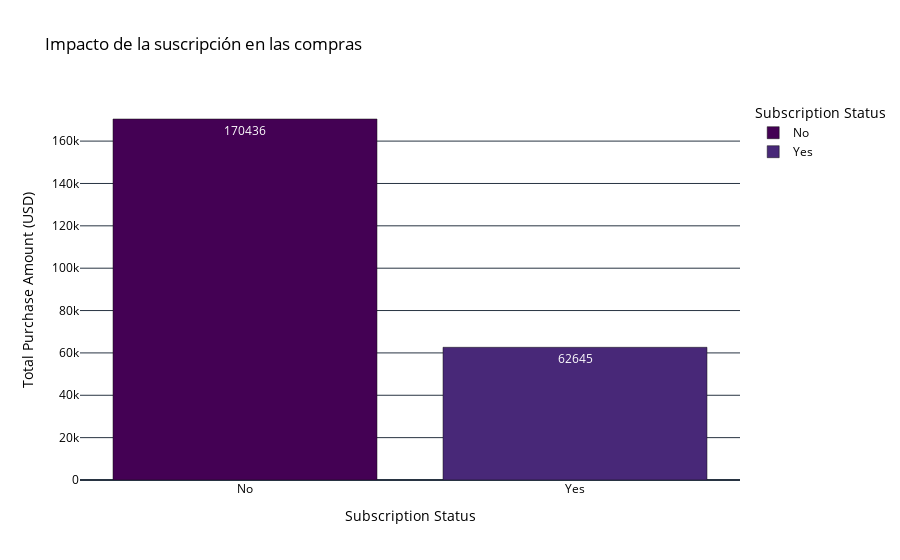

Here is the notebook cell this chart was saved with:
### Code cell
# Group data by subscription status and calculate the total purchase amount
subscription_data = dataset.groupby('Subscription Status')['Purchase Amount (USD)'].sum().reset_index()

fig_subscription = px.bar(
    subscription_data,
    x='Subscription Status',
    y='Purchase Amount (USD)',
    text='Purchase Amount (USD)',
    title='Impacto de la suscripción en las compras',
    color='Subscription Status',
    color_discrete_sequence=px.colors.sequential.Viridis
)
fig_subscription.update_layout(
    template='plotly_dark',
    plot_bgcolor='white',
    paper_bgcolor='white',
    font=dict(color='black'),
    xaxis_title='Subscription Status',
    yaxis_title='Total Purchase Amount (USD)'
)
fig_subscription.show()

### Figure 1 — Plotly figure (JSON) as saved in the notebook; plotly's stock layout.template omitted (floating-point values rounded to 4 significant figures)
{"data": [{"alignmentgroup": "True", "hovertemplate": "Subscription Status=%{x}<br>Purchase Amount (USD)=%{text}<extra></extra>", "legendgroup": "No", "marker": {"color": "#440154", "pattern": {"shape": ""}}, "name": "No", "offsetgroup": "No", "orientation": "v", "showlegend": true, "text": [170436], "textposition": "auto", "type": "bar", "x": ["No"], "xaxis": "x", "y": [170436], "yaxis": "y"}, {"alignmentgroup": "True", "hovertemplate": "Subscription Status=%{x}<br>Purchase Amount (USD)=%{text}<extra></extra>", "legendgroup": "Yes", "marker": {"color": "#482878", "pattern": {"shape": ""}}, "name": "Yes", "offsetgroup": "Yes", "orientation": "v", "showlegend": true, "text": [62645], "textposition": "auto", "type": "bar", "x": ["Yes"], "xaxis": "x", "y": [62645], "yaxis": "y"}], "layout": {"barmode": "relative", "font": {"color": "black"}, "legend": {"title": {"text": "Subscription Status"}, "tracegroupgap": 0}, "paper_bgcolor": "white", "plot_bgcolor": "white", "title": {"text": "Impacto de la suscripción en las compras"}, "xaxis": {"anchor": "y", "categoryarray": ["No", "Yes"], "categoryorder": "array", "domain": [0, 1], "title": {"text": "Subscription Status"}}, "yaxis": {"anchor": "x", "domain": [0, 1], "title": {"text": "Total Purchase Amount (USD)"}}}}
